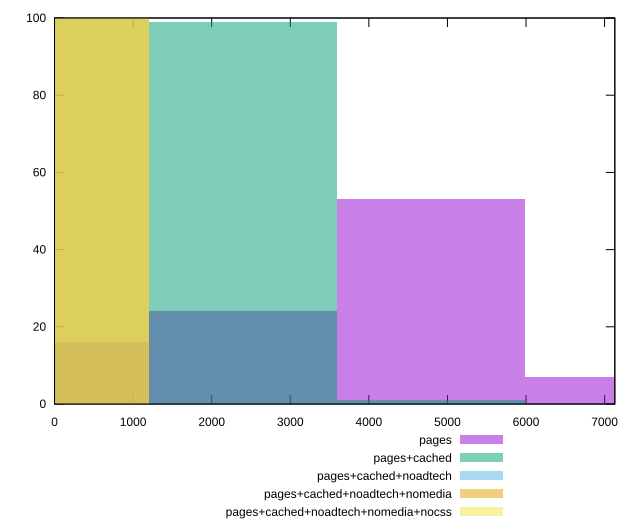

This chart was generated by the following gnuplot code:
reset

$pages <<EOF
7185.403900460595 7
0 16
2395.134633486865 24
4790.26926697373 53
EOF

$pagesCached <<EOF
4790.26926697373 1
2395.134633486865 99
EOF

$pagesCachedNoadtech <<EOF
0 100
EOF

$pagesCachedNoadtechNomedia <<EOF
0 100
EOF

$pagesCachedNoadtechNomediaNocss <<EOF
0 100
EOF

set key outside below
set boxwidth 2395.134633486865
set xrange [0:7130]
set yrange [0:100]
set trange [0:100]
set style fill transparent solid 0.5 noborder
set terminal svg size 640, 530 enhanced background rgb 'white'
set output "report_00009_2021-02-08T22-37-41.559Z/unused-javascript/comparison/histogram/all_raw.svg"

plot $pages title "pages" with boxes, \
     $pagesCached title "pages+cached" with boxes, \
     $pagesCachedNoadtech title "pages+cached+noadtech" with boxes, \
     $pagesCachedNoadtechNomedia title "pages+cached+noadtech+nomedia" with boxes, \
     $pagesCachedNoadtechNomediaNocss title "pages+cached+noadtech+nomedia+nocss" with boxes

reset
